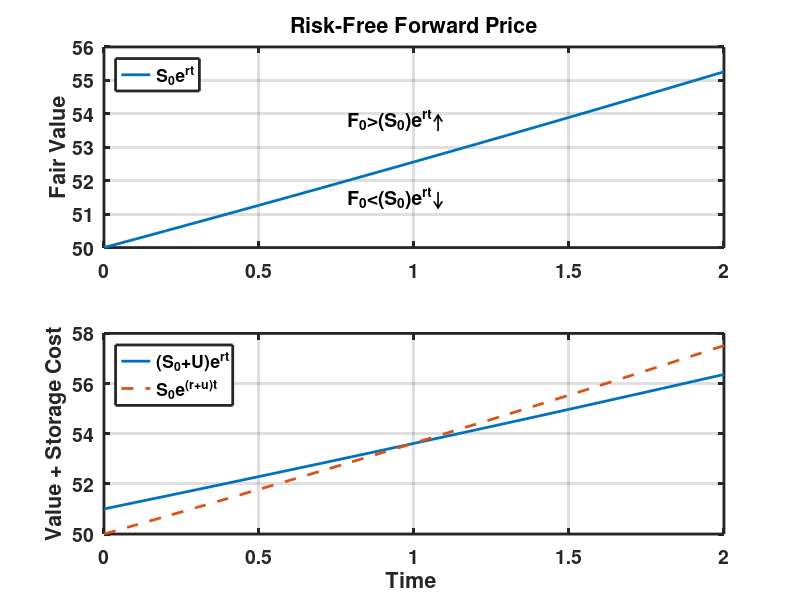

Recreate this plot in MATLAB.
% Forwards calculates risk-free forward prices without storage cost and
% with Per Unit or Proportional Storage Cost
close all;
set(0,'defaultaxeslinewidth',2); set(0,'defaultlinelinewidth',2);
set(0,'defaultaxesFontWeight','bold');set(0,'defaulttextFontWeight','bold');    
set(0,'defaultaxesfontsize',14); set(0,'defaulttextfontsize',14);

S0=50; %Initial Stock Price
T=[0:.1:2]; %Time [Years]
r=0.05;         %Risk-Free Rate
U=1;            %Per Unit Cost of Storage
eu=0.02;        %Proportional Cost of Storage
F=(S0)*exp(r*T);        %Forward Price No Storage Cost
FU=(S0+U)*exp(r*T);     %Forward Price with Per Unit Cost of Storage
Feu=(S0)*exp((r+eu)*T); %Forward Price with Proportional Cost of Storage

subplot (2,1,1); plot(T,F); grid on
ylabel('Fair Value');
legend('S_0e^r^t','Location','NorthWest');
title('Risk-Free Forward Price');
midT=round(length(T)/2)+1; %Index of 1 Year Forward Price
text(T(midT),F(midT)+1,'F_0>(S_0)e^r^t\uparrow',...
    'HorizontalAlignment','right')
text(T(midT),F(midT)-1,'F_0<(S_0)e^r^t\downarrow',... 
     'HorizontalAlignment','right','VerticalAlignment','top')

subplot (2,1,2); plot(T,FU,'-',T,Feu,'--'); grid on
xlabel('Time '); ylabel('Value + Storage Cost');%%
legend('(S_0+U)e^r^t','S_0e^(^r^+^u^)^t','Location','NorthWest');

